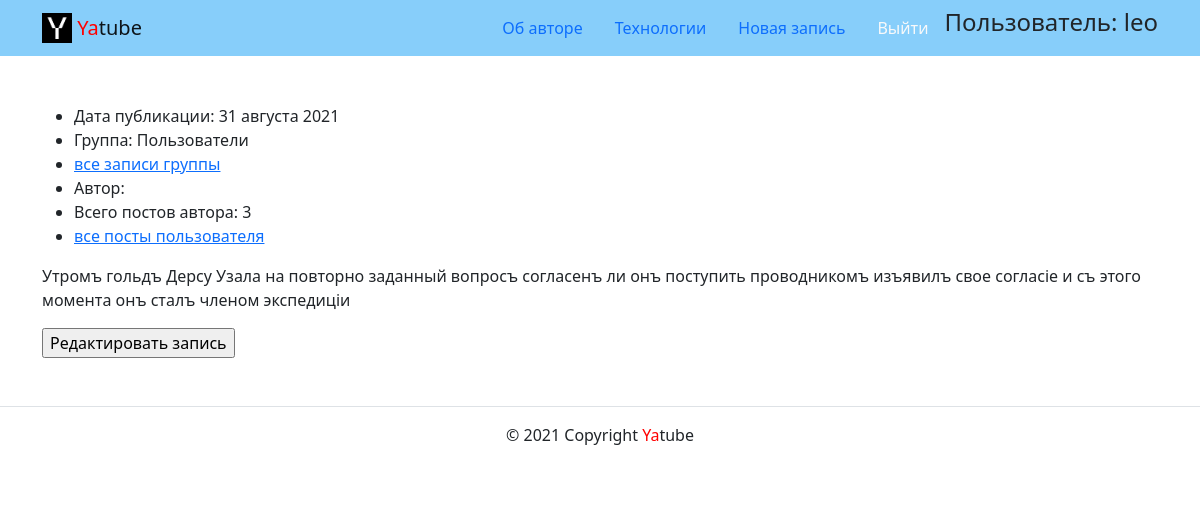
The app's page /posts/40/ (signed in), older data.
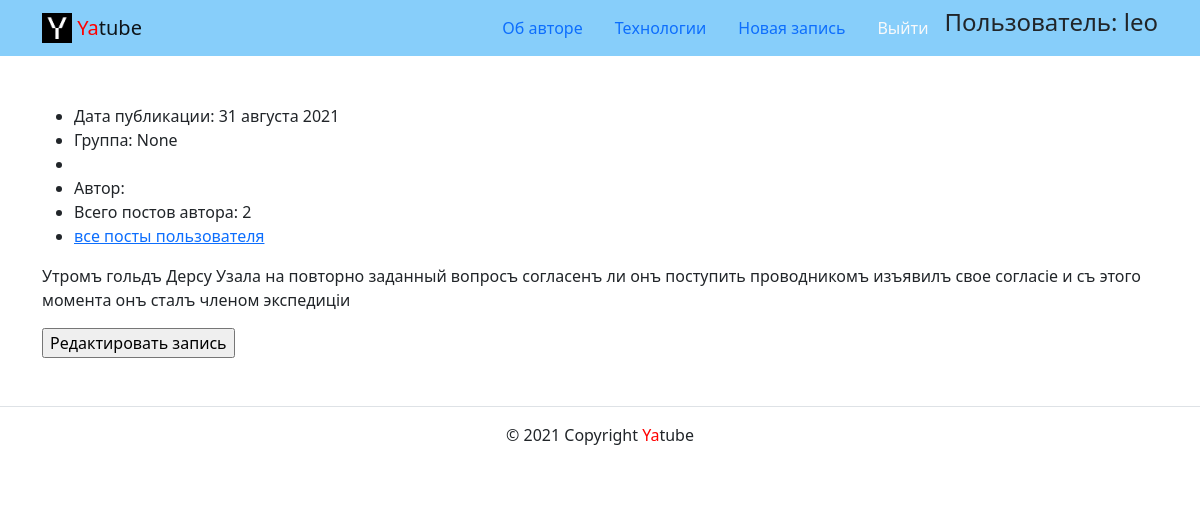
The same page, newer data.
### posts/models.py (models this page shows, shortened)
class Post(models.Model):
    text = models.TextField(
        verbose_name='Текст поста*', help_text='Текст нового поста'
    )
    pub_date = models.DateTimeField(
        auto_now_add=True, verbose_name='Дата публикации')
    group = models.ForeignKey(
        'Group',
        on_delete=models.SET_NULL,
        blank=True, null=True,
        max_length=255,
        related_name='posts',
        verbose_name='Группа',
        help_text='Группа, к которой будет относиться пост'
    )
    author = models.ForeignKey(
        User,
        on_delete=models.CASCADE,
        related_name='posts',
        verbose_name='Автор'
    )
    class Meta:
        ordering = ['-pub_date']

class Group(models.Model):
    title = models.CharField(max_length=200)
    slug = models.SlugField(max_length=255, unique=True, db_index=True)
    description = models.TextField(max_length=400)
    def __str__(self):
        return str(self.title)

### posts/views.py (the view)
# urls.py: path('posts/<int:post_id>/', views.post_detail, name='post_detail'),
@login_required
def post_detail(request, post_id):
    post = get_object_or_404(Post, pk=post_id)
    count = Post.objects.filter(author=post.author).count()
    context = {
        'post': post,
        'count': count,
    }
    return render(request, 'posts/post_detail.html', context)

### core/context_processors/year.py (called while the page is built)
def year(request):
    return {
        'year': datetime.datetime.today().year,
    }

### templates/posts/post_detail.html (shortened to what this page needs)
{% extends 'base.html' %}
{% block content %}
<ul>
  <li>
    Дата публикации: {{ post.pub_date|date:"d E Y" }}
  </li>
  <li>
    Группа: {{ post.group }}
  </li>
  <li>
    {% if post.group  %}
    <a href="{% url 'posts:group_list' post.group.slug %}">все записи группы</a>
    {% endif %}
  </li>
  <li>
    Автор: {{ post.author.get_full_name }}
  </li>
  <li>
    Всего постов автора: {{ count }}
  </li>
  <li>
    <a href="{% url 'posts:profile' post.author.username %}">
      все посты пользователя
    </a>
  </li>
</ul>
<p>{{ post.text}}</p>
<input type="button" onclick="window.location.href = '{% url 'posts:post_edit' post.pk %}';"value="Редактировать запись"/>
{% endblock %}

Row changes from the older to the newer data that the page shows:
changed Post "Редактировать запись": group "Пользователи" → "None"; group_id 39 → empty (drawn)
Text that changed along with them:
{{ count }}: "3" → "2"
text no longer shown: "все записи группы"
